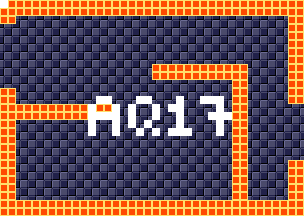

This is a level from a 2D game, rendered from its Tiled map with the project's own tilesets. A one-line summary and the map file follow, with tile-layer data summarised:
An orthogonal 38x27 tile map with 8x8 px tiles, 4 tile layers (background, foreground, room numbers, Objects), 15 tilesets.

<map version="1.5" tiledversion="1.7.1" orientation="orthogonal" renderorder="right-down" width="38" height="27" tilewidth="8" tileheight="8" infinite="0" nextlayerid="11" nextobjectid="1">
 <tileset firstgid="1" source="tilesheets/tsKarniMata.tsx" />
 <tileset firstgid="1025" source="tilesheets/tsVoodooWasp.tsx" />
 <tileset firstgid="2049" source="tilesheets/tsBurial.tsx" />
 <tileset firstgid="3073" source="tilesheets/tsBlueTemple.tsx" />
 <tileset firstgid="4097" source="tilesheets/tsGoddess.tsx" />
 <tileset firstgid="5121" source="tilesheets/tsKonark.tsx" />
 <tileset firstgid="6145" name="sEnemies" tilewidth="8" tileheight="8" tilecount="1024" columns="32">
  <image source="../grapx/tilesheets/sObjects.bmp" trans="ff94ff" width="256" height="256" />
 </tileset>
 <tileset firstgid="7169" source="tilesheets/tsIceTemple.tsx" />
 <tileset firstgid="8193" source="tilesheets/tsLavaArea.tsx" />
 <tileset firstgid="9217" source="tilesheets/tsBossArea.tsx" />
 <tileset firstgid="10241" source="tilesheets/tsPegu.tsx" />
 <tileset firstgid="11265" source="tilesheets/sTiwanakuTemple.tsx" />
 <tileset firstgid="12289" source="tilesheets/sIndraTemple.tsx" />
 <tileset firstgid="13313" source="tilesheets/sTeleport.tsx" />
 <tileset firstgid="14337" source="tilesheets/sObjects.tsx" />
 <layer id="2" name="background" width="38" height="27">
  <data>[1026 cells, 1026 non-empty, 2 distinct tile ids]</data>
 </layer>
 <layer id="1" name="foreground" width="38" height="27">
  <data>[1026 cells, 292 non-empty, 1 distinct tile ids]</data>
 </layer>
 <layer id="7" name="room numbers" width="38" height="27">
  <data>[1026 cells, 40 non-empty, 1 distinct tile ids]</data>
 </layer>
 <layer id="10" name="Objects" width="38" height="27">
  <data>[1026 cells, 0 non-empty, 0 distinct tile ids]</data>
 </layer>
</map>
